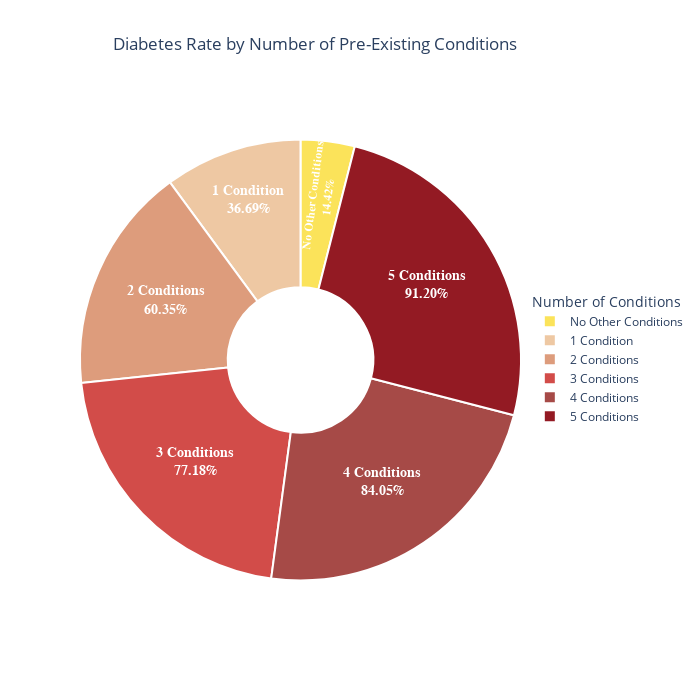

Write notebook code for a chart like this one.
### Code cell
# PMHX data
pmhx_data = df_brfss.groupby('Conditions')['diabetes_binary'].mean() * 100
pmhx_counts = df_brfss.groupby('Conditions').size()

pmhx_df = pd.DataFrame({
    'Conditions': pmhx_data.index.map({
        0: 'No Other Conditions', 
        1: '1 Condition', 
        2: '2 Conditions', 
        3: '3 Conditions', 
        4: '4 Conditions',
        5: '5 Conditions'
    }),
    'Diabetes Rate (%)': pmhx_data.values,
    'Count': pmhx_data.values
})

pmhx_order= [
    'No Other Conditions', 
    '1 Condition', 
    '2 Conditions', 
    '3 Conditions', 
    '4 Conditions',
    '5 Conditions'
]

pmhx_df['Conditions'] = pd.Categorical(pmhx_df['Conditions'], categories=pmhx_order, ordered=True)
pmhx_df = pmhx_df.sort_values('Conditions')

fig = go.Figure(data=[go.Pie(
    labels=pmhx_df['Conditions'],
    values=pmhx_df['Diabetes Rate (%)'],
    hole=0.33,
    marker=dict(
        colors=["#FBE35A", '#EEC8A3', '#DD9C7C', '#D24C49', '#A64A47', '#931A23'],
        line=dict(color='white', width=2)
    ),
    text=[f"{val:.2f}%" for val in pmhx_df['Diabetes Rate (%)']],
    textinfo='label+text',
    textposition='inside',
    textfont=dict(size=14, color='white', family='Arial', weight='bold'),
    hovertemplate='<b>%{label}</b><br>Diabetes Rate: %{value:.2f}%<extra></extra>',
    sort=False
)])

fig.update_layout(
    title=dict(
        text='Diabetes Rate by Number of Pre-Existing Conditions',
        x=0.45,
        xanchor='center'
    ),
    width=700,
    height=700,
    showlegend=True,
    legend=dict(
        title='Number of Conditions',
        orientation='v',
        yanchor='middle',
        y=0.5,
        xanchor='left',
        x=1.02
    ),
    paper_bgcolor='white',
    plot_bgcolor='white'
)

fig.show()

### Figure 1 — Plotly figure (JSON) as saved in the notebook; plotly's stock layout.template omitted (floating-point values rounded to 4 significant figures)
{"data": [{"hole": 0.33, "hovertemplate": "<b>%{label}</b><br>Diabetes Rate: %{value:.2f}%<extra></extra>", "labels": ["No Other Conditions", "1 Condition", "2 Conditions", "3 Conditions", "4 Conditions", "5 Conditions"], "marker": {"colors": ["#FBE35A", "#EEC8A3", "#DD9C7C", "#D24C49", "#A64A47", "#931A23"], "line": {"color": "white", "width": 2}}, "sort": false, "text": ["14.42%", "36.69%", "60.35%", "77.18%", "84.05%", "91.20%"], "textfont": {"color": "white", "family": "Arial", "size": 14, "weight": "bold"}, "textinfo": "label+text", "textposition": "inside", "type": "pie", "values": [14.42, 36.69, 60.35, 77.18, 84.05, 91.2]}], "layout": {"height": 700, "legend": {"orientation": "v", "title": {"text": "Number of Conditions"}, "x": 1.02, "xanchor": "left", "y": 0.5, "yanchor": "middle"}, "paper_bgcolor": "white", "plot_bgcolor": "white", "showlegend": true, "title": {"text": "Diabetes Rate by Number of Pre-Existing Conditions", "x": 0.45, "xanchor": "center"}, "width": 700}}
